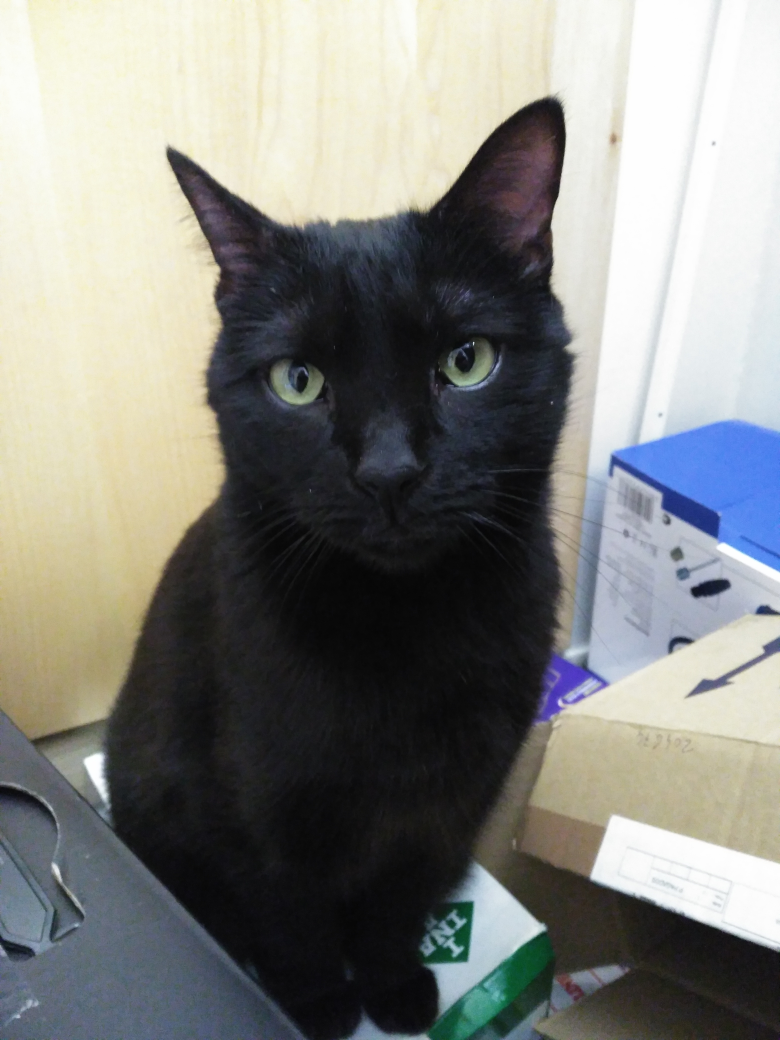
#> input picture images/b_1.jpg, 3120 x 4160 px (shown at 1/4 size)
$ jupyter execute data_augmentation.ipynb
#> lines starting #> are read from the running program, lines starting #| are printed output that depends on the picture
[cell 1]
import cv2
import numpy as np
from matplotlib import pyplot as plt

[cell 2]
def scale_image(image_path):
#> called with image_path = './images/b_1.jpg'
    img = cv2.imread(image_path, cv2.IMREAD_UNCHANGED)
#> img is the input picture: shape (4160, 3120, 3); mean B, G, R 127.6, 131.9, 131
    scale = 60 #scale %
    width = int(img.shape[1] * scale / 100)
#> width = 1872
    height = int(img.shape[0] * scale / 100)
#> height = 2496

    dim = (width, height)
#> dim = (1872, 2496)

    # CV works with BGR color schema
    resized = cv2.resize(img, dim, interpolation = cv2.INTER_AREA)

    # Change back to RGB color shema to plot
    RGB_resized = cv2.cvtColor(resized, cv2.COLOR_BGR2RGB)

    return RGB_resized

[cell 3]
def flip_image(image):
    img = np.fliplr(image)
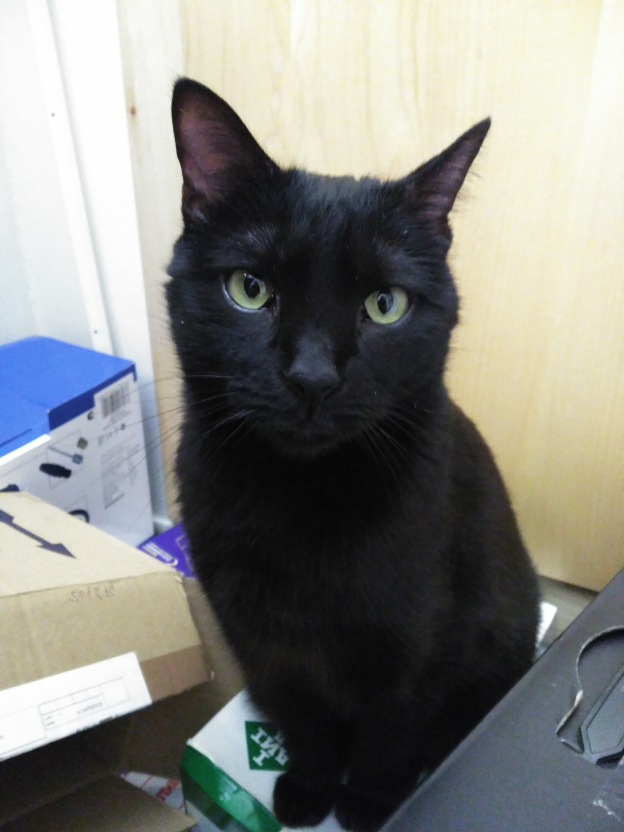
#> img: shape (2496, 1872, 3) (shown at 1/3 size); mean R, G, B 131, 131.9, 127.6

    return img

[cell 4]
def rotate_image(image):
    (rows, cols) = image.shape[:2]
#> rows = 2496; cols = 1872
    r_matrix = cv2.getRotationMatrix2D((cols // 2, rows // 2), 45, 1)
    r_img = cv2.warpAffine(image, r_matrix, (cols, rows))
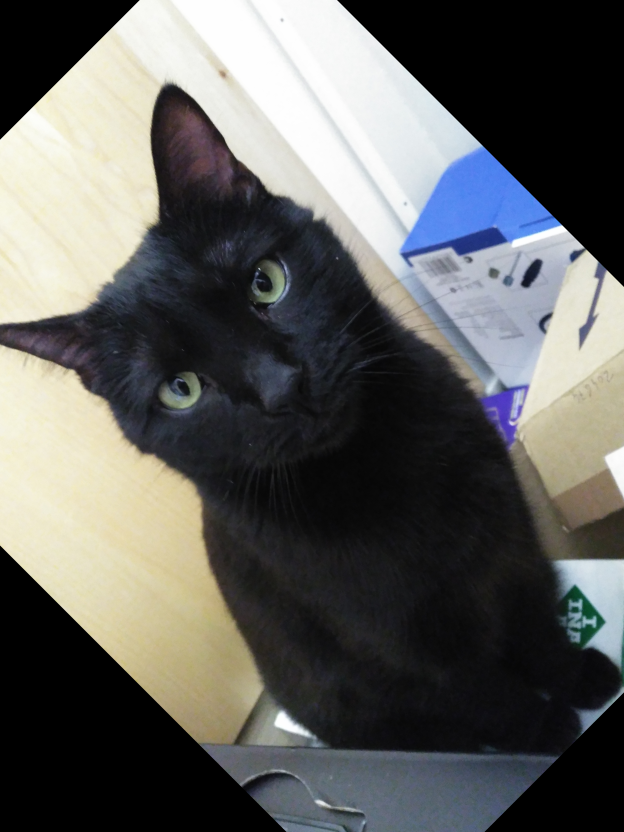
#> r_img: shape (2496, 1872, 3) (shown at 1/3 size); mean R, G, B 95.9, 96.3, 93.9

    return r_img

[cell 5]
def crop_image(image):
    c_img = image[300:1500, 250:1700] # [Y_start:Y_end, X_start:X_end]
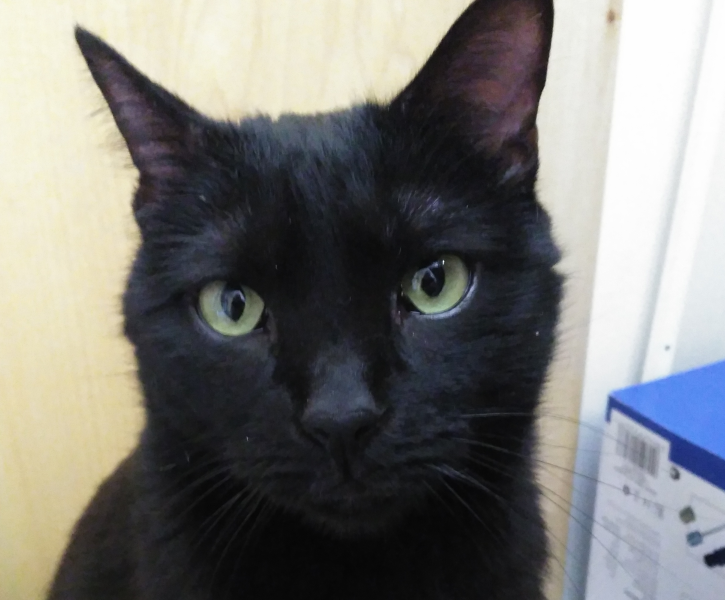
#> c_img: shape (1200, 1450, 3) (shown at 1/2 size); mean R, G, B 121.7, 121.3, 118.5
    return c_img

[cell 6]
def translate_image(image):
    t_matrix = np.float32([[1,0,300], [0,1,-100]])
    t_img = cv2.warpAffine(image, t_matrix, (image.shape[1], image.shape[0]))
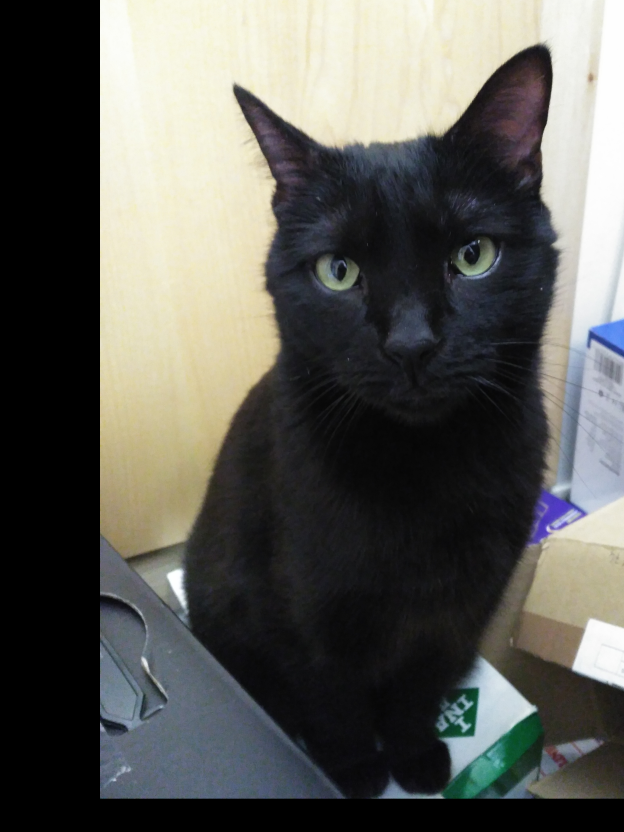
#> t_img: shape (2496, 1872, 3) (shown at 1/3 size); mean R, G, B 92.7, 92.7, 87.7

    return t_img

[cell 7]
def gaussian_noise(image):
    row, col, ch = image.shape
#> row = 2496; col = 1872; ch = 3
    mean = (10, 12, 50)
    #var = 0.1
    sigma = (1, 5, 30) #var ** 0.5
    gauss = np.random.normal(mean, sigma, (row, col, ch))
    gauss = gauss.reshape(row, col, ch)
    g_img = image + gauss
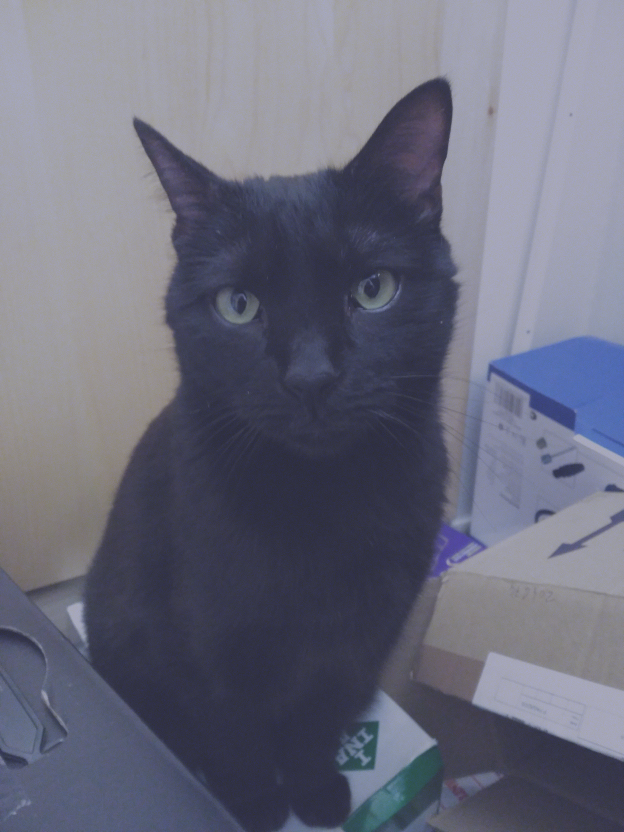
#> g_img: shape (2496, 1872, 3) float64 (shown at 1/3 size); mean R, G, B 141, 143.9, 177.6; drawn with min black and max white

    return g_img

[cell 8]
def show_images(images):
    cols = 4
    #fig = plt.figure(figsize = (8,8))
    fig, axs = plt.subplots(2, cols)

    r_idx = 0
    c_idx = 0
    for i, img in enumerate(images):
        if c_idx >= cols:
            r_idx = r_idx + 1
            c_idx = 0

        axs[r_idx, c_idx].imshow(img[0].astype(np.uint8))
        axs[r_idx, c_idx].set_title(img[1])

        c_idx = c_idx + 1
#> this loop made 6 passes
#> (r_idx, c_idx) on pass 5: (1, 1)
#> c_idx on passes 1, 2, 3, 4, 6: 1, 2, 3, 4, 2
#> after the loop, c_idx = 2; r_idx = 1

    fig.set_size_inches(np.array(fig.get_size_inches()) * cols)
    plt.show()
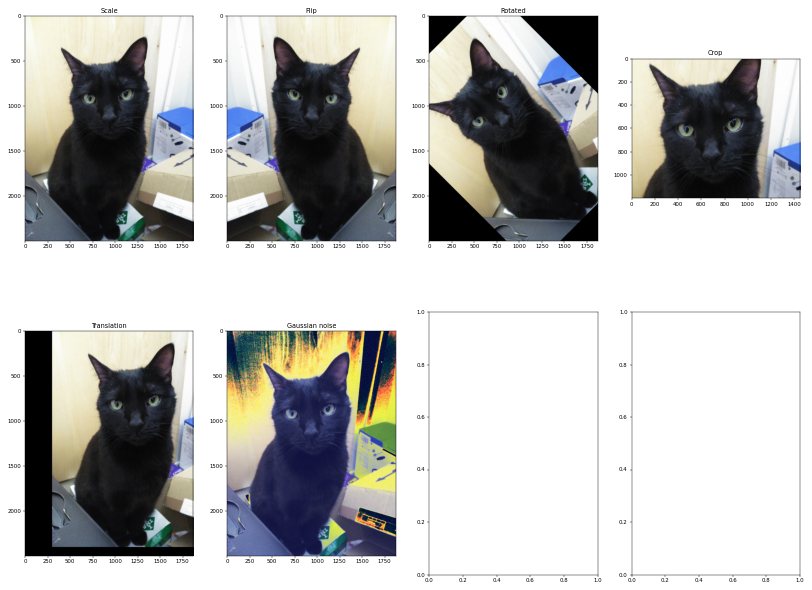
#> figure drawn by matplotlib, 6 panels

    print(fig.get_size_inches())
